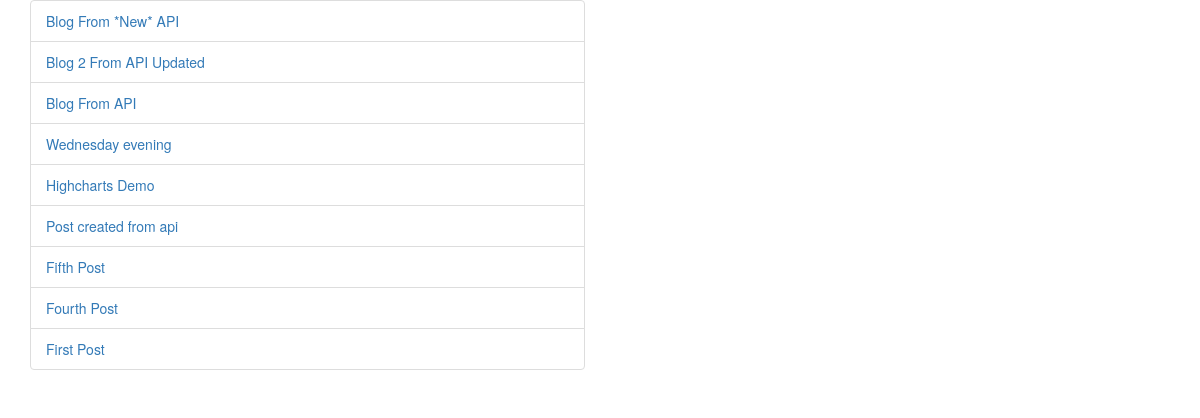
/cbv/, run on the app's committed database.
### ecommerce/models.py (models this page shows, shortened)
class post(models.Model):
    user = models.ForeignKey(settings.AUTH_USER_MODEL,default=1)
    title = models.CharField(max_length=120)
    slug = models.SlugField(unique=True)
    content = models.TextField()
    updated = models.DateTimeField(auto_now_add=True,auto_now=False)
    likes = models.ManyToManyField(settings.AUTH_USER_MODEL,blank=True,related_name='post_likes')
    class Meta:
        permissions = (("Can_Modify","Can Modify the blog content"),)
        ordering = ('-updated',)
    def get_absolute_url(self):
        return reverse("detail", kwargs={"slug": self.slug})

### ecommerce/views.py (the view)
# urls.py: url(r'^cbv/', PostListView.as_view(), name='cbv'),
class PostListView(ListView):
    queryset = post.objects.all()
    template_name = 'cbv.html'

### ecommerce/templates/cbv.html (shortened to what this page needs)
<!DOCTYPE html>
<html lang="en">
<head>
    <link rel="stylesheet" href="https://maxcdn.bootstrapcdn.com/bootstrap/3.3.1/css/bootstrap.min.css">
</head>
<body>
<div class="container">
    <div class="row">
        <div class="col-md-6">
            <ul class="list-group">
                {% for post in post_list%}
                <li class="list-group-item">
                    <a href={{post.get_absolute_url}}>{{post.title}}</a>
                </li>
                {% endfor %}
            </ul>
        </div>
    </div>
</div>
</body>
</html>

### data on the page
post: title "Blog From *New* API"
post: title "Blog 2 From API Updated"
post: title "Blog From API"
post: title "Wednesday evening"
post: title "Highcharts Demo"
post: title "Post created from api"
post: title "Fifth Post"
post: title "Fourth Post"
post: title "First Post"
